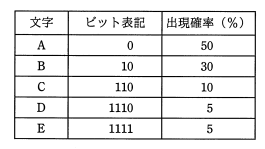
#> input picture src/data/img/201906S/201906Q03.png, 265 x 149 px
$ python -i prepare_question_import.py   (imports and definitions only)
#> lines starting #> are read from the running program, lines starting #| are printed output that depends on the picture
#> further down, picture is the input picture: PIL image 265x149 RGBA; mean R, G, B, A 233.2, 233.2, 233.2, 255
#!/usr/bin/env python3
"""Convert exam question/answer PDFs into review JSON and one Supabase CSV.

The generated CSV embeds rendered question pages (and optional choice images)
as data URLs. It can therefore be uploaded by itself to
public.question_import_staging in the Supabase Dashboard.
"""

from __future__ import annotations

import argparse
import base64
import csv
import io
import json
import re
import sys
import unicodedata
from pathlib import Path
from typing import Any
from uuid import UUID

try:
    import pymupdf
    from PIL import Image, ImageChops
except ImportError as error:
    raise SystemExit(
        "Missing PDF import packages. Run: python -m pip install -r "
        "scripts/requirements-pdf-import.txt"
    ) from error


CHOICE_LABELS = tuple("アイウエオカキクケコ")
MEMO_MARKERS = ("メモ用紙", "メ モ 用 紙")
TRAILING_PAGE_MARKERS = ("試験問題に記載されている会社名", "無断転載を禁ず")
CSV_COLUMNS = (
    "source_key",
    "subject_id",
    "question_number",
    "question_text",
    "question_type",
    "image_url",
    "answer_choices",
    "explanation",
    "difficulty",
    "points",
    "explanation_ja",
    "explanation_en",
    "explanation_vi",
)


def normalized(value: str) -> str:
    return unicodedata.normalize("NFKC", value).replace("\u3000", " ")


# [31 lines left out: functions clean_pdf_text, find_question_starts, not called in this run]


def trim_rendered_page(image: Image.Image) -> Image.Image:
    rgb = image.convert("RGB")
    width, height = rgb.size
#> width = 265; height = 149
    # Remove the common page-number footer before trimming surrounding whitespace.
    footerless = rgb.crop((0, 0, width, max(1, height - int(height * 0.065))))
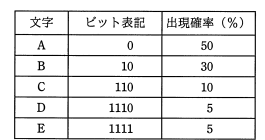
#> footerless: PIL image 265x140 RGB; min 0, max 255, mean 231.7
    difference = ImageChops.difference(footerless, Image.new("RGB", footerless.size, "white"))
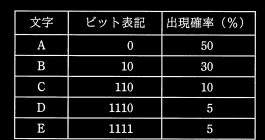
#> difference: PIL image 265x140 RGB; min 0, max 255, mean 23.3
    bbox = difference.getbbox()
#> bbox = (14, 10, 257, 140)
    if not bbox:
        return footerless
    margin = max(18, width // 60)
#> margin = 18
    left = max(0, bbox[0] - margin)
#> left = 0
    top = max(0, bbox[1] - margin)
#> top = 0
    right = min(width, bbox[2] + margin)
#> right = 265
    bottom = min(footerless.height, bbox[3] + margin)
#> bottom = 140
    return footerless.crop((left, top, right, bottom))


# [431 lines left out: functions render_question_pages, parse_choice_group, extract_answer_map_from_pdf, collect_answer_dicts, find_answer_dict, load_answer_map and 6 more, not called in this run]


# [2 lines not run here, left out]

>>> from PIL import Image
>>> picture = Image.open('../src/data/img/201906S/201906Q03.png')
>>> result = trim_rendered_page(picture)

$ run again, on src/data/img/201906S/201906Q10.png
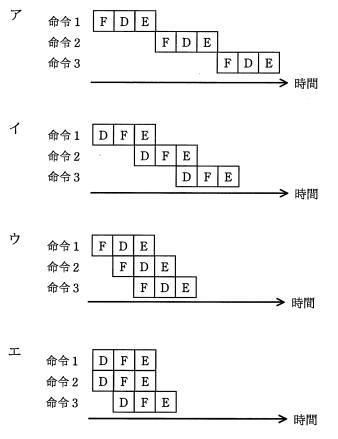
#> input picture src/data/img/201906S/201906Q10.png, 338 x 439 px
#> picture is the input picture: PIL image 338x439 RGBA; mean R, G, B, A 244.1, 244.1, 244.1, 255
#> in trim_rendered_page, `difference = ImageChops.difference(footerless, Image.new("RGB", footer..`:
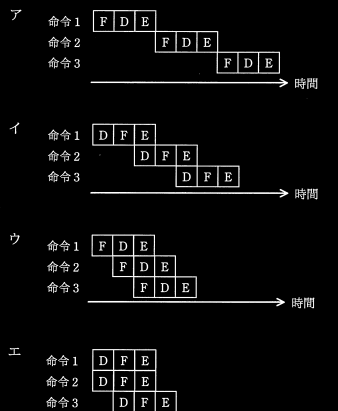
#> difference: PIL image 338x411 RGB; min 0, max 255, mean 10.7
#> bbox = (0, 9, 318, 411)
#> left = 0
#> right = 336
#> bottom = 411
#> in trim_rendered_page, `return footerless.crop((left, top, right, bottom))`:
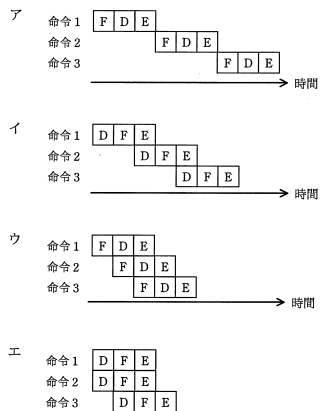
#> returned value: PIL image 336x411 RGB; min 0, max 255, mean 244.2

$ run again, on src/data/img/201906S/201906Q2.png
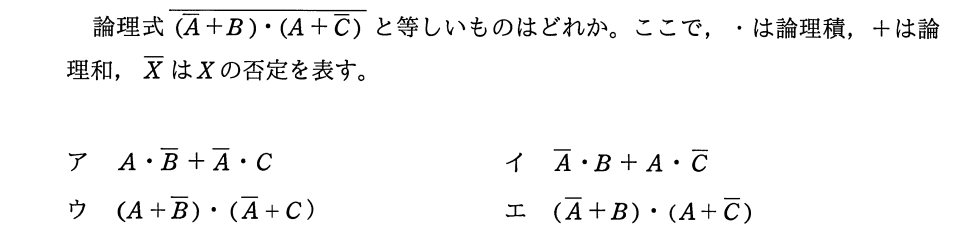
#> input picture src/data/img/201906S/201906Q2.png, 955 x 235 px
#> picture is the input picture: PIL image 955x235 RGBA; mean R, G, B, A 246.3, 246.3, 246.3, 255
#> in trim_rendered_page, `difference = ImageChops.difference(footerless, Image.new("RGB", footer..`:
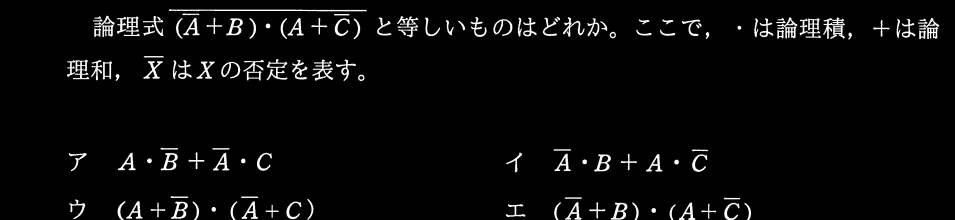
#> difference: PIL image 955x220 RGB; min 0, max 255, mean 9.3
#> bbox = (67, 9, 940, 220)
#> left = 49
#> top = 0
#> right = 955
#> bottom = 220
#> in trim_rendered_page, `return footerless.crop((left, top, right, bottom))`:
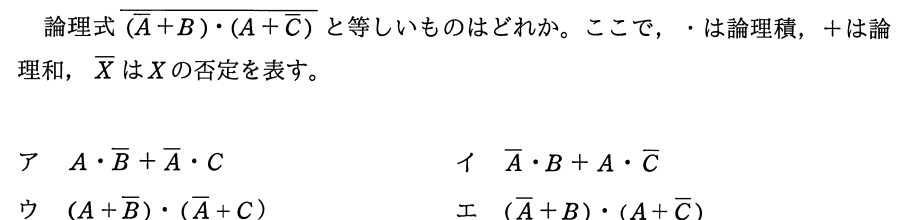
#> returned value: PIL image 906x220 RGB; min 0, max 255, mean 245.2

$ run again, on src/data/img/201906S/201906Q24.png
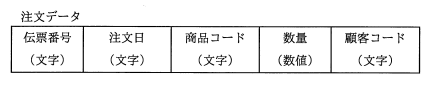
#> input picture src/data/img/201906S/201906Q24.png, 437 x 97 px
#> picture is the input picture: PIL image 437x97 RGBA; mean R, G, B, A 240.6, 240.6, 240.6, 255
#> in trim_rendered_page, `footerless = rgb.crop((0, 0, width, max(1, height - int(height * 0.065..`:
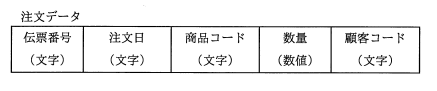
#> footerless: PIL image 437x91 RGB; min 0, max 255, mean 239.6
#> in trim_rendered_page, `difference = ImageChops.difference(footerless, Image.new("RGB", footer..`:
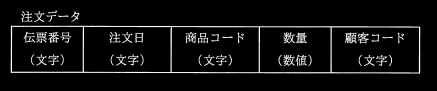
#> difference: PIL image 437x91 RGB; min 0, max 255, mean 15.4
#> bbox = (10, 5, 421, 74)
#> left = 0
#> right = 437
#> bottom = 91
